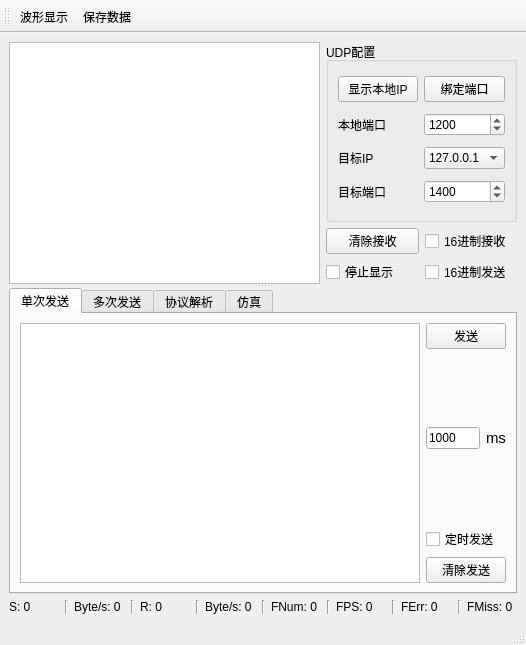
<?xml version="1.0" encoding="UTF-8"?>
<ui version="4.0">
 <class>MainWindow</class>
 <widget class="QMainWindow" name="MainWindow">
  <property name="geometry">
   <rect>
    <x>0</x>
    <y>0</y>
    <width>526</width>
    <height>645</height>
   </rect>
  </property>
  <property name="windowTitle">
   <string>MainWindow</string>
  </property>
  <widget class="QWidget" name="centralwidget">
   <layout class="QGridLayout" name="gridLayout_3">
    <item row="0" column="0">
     <widget class="QSplitter" name="splitter_2">
      <property name="sizePolicy">
       <sizepolicy hsizetype="Expanding" vsizetype="Expanding">
        <horstretch>0</horstretch>
        <verstretch>0</verstretch>
       </sizepolicy>
      </property>
      <property name="orientation">
       <enum>Qt::Vertical</enum>
      </property>
      <widget class="QWidget" name="layoutWidget">
       <layout class="QVBoxLayout" name="verticalLayout_2">
        <item>
         <layout class="QHBoxLayout" name="horizontalLayout">
          <item>
           <widget class="QPlainTextEdit" name="plainTextEditRec"/>
          </item>
          <item>
           <layout class="QVBoxLayout" name="verticalLayout">
            <item>
             <widget class="QGroupBox" name="groupBox">
              <property name="title">
               <string>UDP配置</string>
              </property>
              <layout class="QGridLayout" name="gridLayout">
               <item row="0" column="1">
                <widget class="QPushButton" name="pushButtonBindPort">
                 <property name="text">
                  <string>绑定端口</string>
                 </property>
                 <property name="checkable">
                  <bool>true</bool>
                 </property>
                </widget>
               </item>
               <item row="2" column="0">
                <widget class="QLabel" name="label_4">
                 <property name="text">
                  <string>目标IP</string>
                 </property>
                </widget>
               </item>
               <item row="1" column="0">
                <widget class="QLabel" name="label_3">
                 <property name="text">
                  <string>本地端口</string>
                 </property>
                </widget>
               </item>
               <item row="1" column="1">
                <widget class="QSpinBox" name="spinBoxLocalPort">
                 <property name="maximum">
                  <number>9999</number>
                 </property>
                 <property name="value">
                  <number>1200</number>
                 </property>
                </widget>
               </item>
               <item row="0" column="0">
                <widget class="QPushButton" name="pushButtonShowLocalIp">
                 <property name="text">
                  <string>显示本地IP</string>
                 </property>
                </widget>
               </item>
               <item row="3" column="0">
                <widget class="QLabel" name="label_5">
                 <property name="text">
                  <string>目标端口</string>
                 </property>
                </widget>
               </item>
               <item row="2" column="1">
                <widget class="QComboBox" name="comboBoxTargetIP">
                 <item>
                  <property name="text">
                   <string>127.0.0.1</string>
                  </property>
                 </item>
                </widget>
               </item>
               <item row="3" column="1">
                <widget class="QSpinBox" name="spinBoxTargetPort">
                 <property name="maximum">
                  <number>9999</number>
                 </property>
                 <property name="value">
                  <number>1400</number>
                 </property>
                </widget>
               </item>
              </layout>
             </widget>
            </item>
            <item>
             <layout class="QGridLayout" name="gridLayout_2">
              <item row="1" column="1">
               <widget class="QCheckBox" name="checkBoxHexSend">
                <property name="text">
                 <string>16进制发送</string>
                </property>
               </widget>
              </item>
              <item row="1" column="0">
               <widget class="QCheckBox" name="checkBoxStopShow">
                <property name="text">
                 <string>停止显示</string>
                </property>
               </widget>
              </item>
              <item row="0" column="0">
               <widget class="QPushButton" name="pushButtonClearRec">
                <property name="text">
                 <string>清除接收</string>
                </property>
               </widget>
              </item>
              <item row="0" column="1">
               <widget class="QCheckBox" name="checkBoxHexRec">
                <property name="text">
                 <string>16进制接收</string>
                </property>
               </widget>
              </item>
             </layout>
            </item>
           </layout>
          </item>
         </layout>
        </item>
       </layout>
      </widget>
      <widget class="QTabWidget" name="tabWidget">
       <property name="sizePolicy">
        <sizepolicy hsizetype="Expanding" vsizetype="Preferred">
         <horstretch>0</horstretch>
         <verstretch>0</verstretch>
        </sizepolicy>
       </property>
       <property name="maximumSize">
        <size>
         <width>16777215</width>
         <height>16777215</height>
        </size>
       </property>
       <property name="currentIndex">
        <number>0</number>
       </property>
       <widget class="QWidget" name="tab_1">
        <attribute name="title">
         <string notr="true">单次发送</string>
        </attribute>
        <layout class="QHBoxLayout" name="horizontalLayout_6" stretch="8,1">
         <item>
          <widget class="QPlainTextEdit" name="plainTextEditSend"/>
         </item>
         <item>
          <layout class="QVBoxLayout" name="verticalLayout_3">
           <item>
            <widget class="QPushButton" name="pushButtonSingleSend">
             <property name="text">
              <string>发送</string>
             </property>
            </widget>
           </item>
           <item>
            <layout class="QHBoxLayout" name="horizontalLayout_2">
             <item>
              <widget class="QLineEdit" name="lineEditSingleSend">
               <property name="text">
                <string>1000</string>
               </property>
              </widget>
             </item>
             <item>
              <widget class="QLabel" name="label_2">
               <property name="font">
                <font>
                 <pointsize>11</pointsize>
                </font>
               </property>
               <property name="text">
                <string>ms</string>
               </property>
              </widget>
             </item>
            </layout>
           </item>
           <item>
            <widget class="QCheckBox" name="checkBoxSingleSend">
             <property name="text">
              <string>定时发送</string>
             </property>
            </widget>
           </item>
           <item>
            <widget class="QPushButton" name="pushButtonClearSend">
             <property name="text">
              <string>清除发送</string>
             </property>
            </widget>
           </item>
          </layout>
         </item>
        </layout>
       </widget>
       <widget class="QWidget" name="tab_2">
        <attribute name="title">
         <string notr="true">多次发送</string>
        </attribute>
        <layout class="QHBoxLayout" name="horizontalLayout_4" stretch="8,1">
         <item>
          <layout class="QGridLayout" name="gridLayout_5">
           <property name="leftMargin">
            <number>0</number>
           </property>
           <property name="rightMargin">
            <number>0</number>
           </property>
           <item row="0" column="0">
            <widget class="QCheckBox" name="checkBoxMultiSend_1">
             <property name="text">
              <string/>
             </property>
            </widget>
           </item>
           <item row="0" column="1">
            <widget class="QLineEdit" name="lineEditMultiSend_1"/>
           </item>
           <item row="0" column="2">
            <widget class="QPushButton" name="pushButtonMultiSend_1">
             <property name="sizePolicy">
              <sizepolicy hsizetype="Fixed" vsizetype="Fixed">
               <horstretch>0</horstretch>
               <verstretch>0</verstretch>
              </sizepolicy>
             </property>
             <property name="maximumSize">
              <size>
               <width>20</width>
               <height>16777215</height>
              </size>
             </property>
             <property name="text">
              <string>1</string>
             </property>
            </widget>
           </item>
           <item row="0" column="3">
            <widget class="QCheckBox" name="checkBoxMultiSend_6">
             <property name="text">
              <string/>
             </property>
            </widget>
           </item>
           <item row="0" column="4">
            <widget class="QLineEdit" name="lineEditMultiSend_6"/>
           </item>
           <item row="0" column="5">
            <widget class="QPushButton" name="pushButtonMultiSend_6">
             <property name="sizePolicy">
              <sizepolicy hsizetype="Fixed" vsizetype="Fixed">
               <horstretch>0</horstretch>
               <verstretch>0</verstretch>
              </sizepolicy>
             </property>
             <property name="maximumSize">
              <size>
               <width>20</width>
               <height>16777215</height>
              </size>
             </property>
             <property name="text">
              <string>6</string>
             </property>
            </widget>
           </item>
           <item row="1" column="0">
            <widget class="QCheckBox" name="checkBoxMultiSend_2">
             <property name="text">
              <string/>
             </property>
            </widget>
           </item>
           <item row="1" column="1">
            <widget class="QLineEdit" name="lineEditMultiSend_2"/>
           </item>
           <item row="1" column="2">
            <widget class="QPushButton" name="pushButtonMultiSend_2">
             <property name="sizePolicy">
              <sizepolicy hsizetype="Fixed" vsizetype="Fixed">
               <horstretch>0</horstretch>
               <verstretch>0</verstretch>
              </sizepolicy>
             </property>
             <property name="maximumSize">
              <size>
               <width>20</width>
               <height>16777215</height>
              </size>
             </property>
             <property name="text">
              <string>2</string>
             </property>
            </widget>
           </item>
           <item row="1" column="3">
            <widget class="QCheckBox" name="checkBoxMultiSend_7">
             <property name="text">
              <string/>
             </property>
            </widget>
           </item>
           <item row="1" column="4">
            <widget class="QLineEdit" name="lineEditMultiSend_7"/>
           </item>
           <item row="1" column="5">
            <widget class="QPushButton" name="pushButtonMultiSend_7">
             <property name="sizePolicy">
              <sizepolicy hsizetype="Fixed" vsizetype="Fixed">
               <horstretch>0</horstretch>
               <verstretch>0</verstretch>
              </sizepolicy>
             </property>
             <property name="maximumSize">
              <size>
               <width>20</width>
               <height>16777215</height>
              </size>
             </property>
             <property name="text">
              <string>7</string>
             </property>
            </widget>
           </item>
           <item row="2" column="0">
            <widget class="QCheckBox" name="checkBoxMultiSend_3">
             <property name="text">
              <string/>
             </property>
            </widget>
           </item>
           <item row="2" column="1">
            <widget class="QLineEdit" name="lineEditMultiSend_3"/>
           </item>
           <item row="2" column="2">
            <widget class="QPushButton" name="pushButtonMultiSend_3">
             <property name="sizePolicy">
              <sizepolicy hsizetype="Fixed" vsizetype="Fixed">
               <horstretch>0</horstretch>
               <verstretch>0</verstretch>
              </sizepolicy>
             </property>
             <property name="maximumSize">
              <size>
               <width>20</width>
               <height>16777215</height>
              </size>
             </property>
             <property name="text">
              <string>3</string>
             </property>
            </widget>
           </item>
           <item row="2" column="3">
            <widget class="QCheckBox" name="checkBoxMultiSend_8">
             <property name="text">
              <string/>
             </property>
            </widget>
           </item>
           <item row="2" column="4">
            <widget class="QLineEdit" name="lineEditMultiSend_8"/>
           </item>
           <item row="2" column="5">
            <widget class="QPushButton" name="pushButtonMultiSend_8">
             <property name="sizePolicy">
              <sizepolicy hsizetype="Fixed" vsizetype="Fixed">
               <horstretch>0</horstretch>
               <verstretch>0</verstretch>
              </sizepolicy>
             </property>
             <property name="maximumSize">
              <size>
               <width>20</width>
               <height>16777215</height>
              </size>
             </property>
             <property name="text">
              <string>8</string>
             </property>
            </widget>
           </item>
           <item row="3" column="0">
            <widget class="QCheckBox" name="checkBoxMultiSend_4">
             <property name="text">
              <string/>
             </property>
            </widget>
           </item>
           <item row="3" column="1">
            <widget class="QLineEdit" name="lineEditMultiSend_4"/>
           </item>
           <item row="3" column="2">
            <widget class="QPushButton" name="pushButtonMultiSend_4">
             <property name="sizePolicy">
              <sizepolicy hsizetype="Fixed" vsizetype="Fixed">
               <horstretch>0</horstretch>
               <verstretch>0</verstretch>
              </sizepolicy>
             </property>
             <property name="maximumSize">
              <size>
               <width>20</width>
               <height>16777215</height>
              </size>
             </property>
             <property name="text">
              <string>4</string>
             </property>
            </widget>
           </item>
           <item row="3" column="3">
            <widget class="QCheckBox" name="checkBoxMultiSend_9">
             <property name="text">
              <string/>
             </property>
            </widget>
           </item>
           <item row="3" column="4">
            <widget class="QLineEdit" name="lineEditMultiSend_9"/>
           </item>
           <item row="3" column="5">
            <widget class="QPushButton" name="pushButtonMultiSend_9">
             <property name="sizePolicy">
              <sizepolicy hsizetype="Fixed" vsizetype="Fixed">
               <horstretch>0</horstretch>
               <verstretch>0</verstretch>
              </sizepolicy>
             </property>
             <property name="maximumSize">
              <size>
               <width>20</width>
               <height>16777215</height>
              </size>
             </property>
             <property name="text">
              <string>9</string>
             </property>
            </widget>
           </item>
           <item row="4" column="0">
            <widget class="QCheckBox" name="checkBoxMultiSend_5">
             <property name="text">
              <string/>
             </property>
            </widget>
           </item>
           <item row="4" column="1">
            <widget class="QLineEdit" name="lineEditMultiSend_5"/>
           </item>
           <item row="4" column="2">
            <widget class="QPushButton" name="pushButtonMultiSend_5">
             <property name="sizePolicy">
              <sizepolicy hsizetype="Fixed" vsizetype="Fixed">
               <horstretch>0</horstretch>
               <verstretch>0</verstretch>
              </sizepolicy>
             </property>
             <property name="maximumSize">
              <size>
               <width>20</width>
               <height>16777215</height>
              </size>
             </property>
             <property name="text">
              <string>5</string>
             </property>
            </widget>
           </item>
           <item row="4" column="3">
            <widget class="QCheckBox" name="checkBoxMultiSend_10">
             <property name="text">
              <string/>
             </property>
            </widget>
           </item>
           <item row="4" column="4">
            <widget class="QLineEdit" name="lineEditMultiSend_10"/>
           </item>
           <item row="4" column="5">
            <widget class="QPushButton" name="pushButtonMultiSend_10">
             <property name="sizePolicy">
              <sizepolicy hsizetype="Fixed" vsizetype="Fixed">
               <horstretch>0</horstretch>
               <verstretch>0</verstretch>
              </sizepolicy>
             </property>
             <property name="maximumSize">
              <size>
               <width>20</width>
               <height>16777215</height>
              </size>
             </property>
             <property name="text">
              <string>10</string>
             </property>
            </widget>
           </item>
          </layout>
         </item>
         <item>
          <layout class="QVBoxLayout" name="verticalLayout_4">
           <item>
            <spacer name="verticalSpacer_2">
             <property name="orientation">
              <enum>Qt::Vertical</enum>
             </property>
             <property name="sizeHint" stdset="0">
              <size>
               <width>20</width>
               <height>40</height>
              </size>
             </property>
            </spacer>
           </item>
           <item>
            <layout class="QHBoxLayout" name="horizontalLayout_3">
             <item>
              <widget class="QLineEdit" name="lineEditMultiSend">
               <property name="text">
                <string>1000</string>
               </property>
              </widget>
             </item>
             <item>
              <widget class="QLabel" name="label">
               <property name="font">
                <font>
                 <pointsize>11</pointsize>
                </font>
               </property>
               <property name="text">
                <string>ms</string>
               </property>
              </widget>
             </item>
            </layout>
           </item>
           <item>
            <widget class="QCheckBox" name="checkBoxMultiSend">
             <property name="text">
              <string>定时发送</string>
             </property>
            </widget>
           </item>
           <item>
            <spacer name="verticalSpacer_3">
             <property name="orientation">
              <enum>Qt::Vertical</enum>
             </property>
             <property name="sizeHint" stdset="0">
              <size>
               <width>20</width>
               <height>40</height>
              </size>
             </property>
            </spacer>
           </item>
          </layout>
         </item>
        </layout>
       </widget>
       <widget class="QWidget" name="tab">
        <attribute name="title">
         <string>协议解析</string>
        </attribute>
        <layout class="QGridLayout" name="gridLayout_4">
         <item row="0" column="0">
          <widget class="QSplitter" name="splitter">
           <property name="orientation">
            <enum>Qt::Horizontal</enum>
           </property>
           <widget class="QWidget" name="layoutWidget">
            <layout class="QVBoxLayout" name="verticalLayout_5">
             <item>
              <widget class="QCheckBox" name="checkBoxFrameData">
               <property name="text">
                <string> 显示帧数据</string>
               </property>
              </widget>
             </item>
             <item>
              <widget class="QPlainTextEdit" name="plainTextEditFrameData"/>
             </item>
            </layout>
           </widget>
           <widget class="QWidget" name="layoutWidget">
            <layout class="QVBoxLayout" name="verticalLayout_6">
             <item>
              <layout class="QHBoxLayout" name="horizontalLayout_7">
               <item>
                <widget class="QCheckBox" name="checkBoxPlotData">
                 <property name="text">
                  <string>显示绘图数据</string>
                 </property>
                </widget>
               </item>
               <item>
                <widget class="QPushButton" name="pushButtonClearFramePlotData">
                 <property name="text">
                  <string>清除接收</string>
                 </property>
                </widget>
               </item>
              </layout>
             </item>
             <item>
              <widget class="QPlainTextEdit" name="plainTextEditPlotData"/>
             </item>
            </layout>
           </widget>
          </widget>
         </item>
        </layout>
       </widget>
       <widget class="QWidget" name="tab_3">
        <attribute name="title">
         <string>仿真</string>
        </attribute>
        <layout class="QGridLayout" name="gridLayout_6">
         <item row="0" column="0">
          <layout class="QVBoxLayout" name="verticalLayout_7">
           <item>
            <widget class="QLineEdit" name="lineEditWaveGeneInterval">
             <property name="text">
              <string>10</string>
             </property>
            </widget>
           </item>
           <item>
            <widget class="QCheckBox" name="checkBoxWaveGeneStart">
             <property name="text">
              <string>启动发送</string>
             </property>
            </widget>
           </item>
          </layout>
         </item>
         <item row="0" column="1">
          <spacer name="horizontalSpacer">
           <property name="orientation">
            <enum>Qt::Horizontal</enum>
           </property>
           <property name="sizeHint" stdset="0">
            <size>
             <width>237</width>
             <height>20</height>
            </size>
           </property>
          </spacer>
         </item>
        </layout>
       </widget>
      </widget>
     </widget>
    </item>
    <item row="1" column="0">
     <layout class="QHBoxLayout" name="horizontalLayout_5">
      <item>
       <widget class="QLabel" name="labelSendNum">
        <property name="text">
         <string>S: 0</string>
        </property>
       </widget>
      </item>
      <item>
       <widget class="Line" name="line_7">
        <property name="orientation">
         <enum>Qt::Vertical</enum>
        </property>
       </widget>
      </item>
      <item>
       <widget class="QLabel" name="labelSendRate">
        <property name="text">
         <string>Byte/s: 0</string>
        </property>
       </widget>
      </item>
      <item>
       <widget class="Line" name="line_6">
        <property name="orientation">
         <enum>Qt::Vertical</enum>
        </property>
       </widget>
      </item>
      <item>
       <widget class="QLabel" name="labelRecvNum">
        <property name="text">
         <string>R: 0</string>
        </property>
       </widget>
      </item>
      <item>
       <widget class="Line" name="line_5">
        <property name="orientation">
         <enum>Qt::Vertical</enum>
        </property>
       </widget>
      </item>
      <item>
       <widget class="QLabel" name="labelRecvRate">
        <property name="text">
         <string>Byte/s: 0</string>
        </property>
       </widget>
      </item>
      <item>
       <widget class="Line" name="line_4">
        <property name="orientation">
         <enum>Qt::Vertical</enum>
        </property>
       </widget>
      </item>
      <item>
       <widget class="QLabel" name="labelRecvFrameNum">
        <property name="text">
         <string>FNum: 0</string>
        </property>
       </widget>
      </item>
      <item>
       <widget class="Line" name="line_3">
        <property name="orientation">
         <enum>Qt::Vertical</enum>
        </property>
       </widget>
      </item>
      <item>
       <widget class="QLabel" name="labelRecvFrameRate">
        <property name="text">
         <string>FPS: 0</string>
        </property>
       </widget>
      </item>
      <item>
       <widget class="Line" name="line_2">
        <property name="orientation">
         <enum>Qt::Vertical</enum>
        </property>
       </widget>
      </item>
      <item>
       <widget class="QLabel" name="labelRecvFrameErrNum">
        <property name="text">
         <string>FErr: 0</string>
        </property>
       </widget>
      </item>
      <item>
       <widget class="Line" name="line">
        <property name="orientation">
         <enum>Qt::Vertical</enum>
        </property>
       </widget>
      </item>
      <item>
       <widget class="QLabel" name="labelRecvFrameMissNum">
        <property name="text">
         <string>FMiss: 0</string>
        </property>
       </widget>
      </item>
     </layout>
    </item>
   </layout>
  </widget>
  <widget class="QStatusBar" name="statusbar"/>
  <widget class="QToolBar" name="toolBar">
   <property name="windowTitle">
    <string>toolBar</string>
   </property>
   <attribute name="toolBarArea">
    <enum>TopToolBarArea</enum>
   </attribute>
   <attribute name="toolBarBreak">
    <bool>false</bool>
   </attribute>
   <addaction name="actionPlotShow"/>
   <addaction name="actionSaveCsv"/>
  </widget>
  <action name="actionPlotShow">
   <property name="text">
    <string>波形显示</string>
   </property>
   <property name="toolTip">
    <string>波形显示/关闭</string>
   </property>
   <property name="visible">
    <bool>true</bool>
   </property>
  </action>
  <action name="actionSaveCsv">
   <property name="checkable">
    <bool>true</bool>
   </property>
   <property name="text">
    <string>保存数据</string>
   </property>
  </action>
 </widget>
 <resources/>
 <connections/>
</ui>
